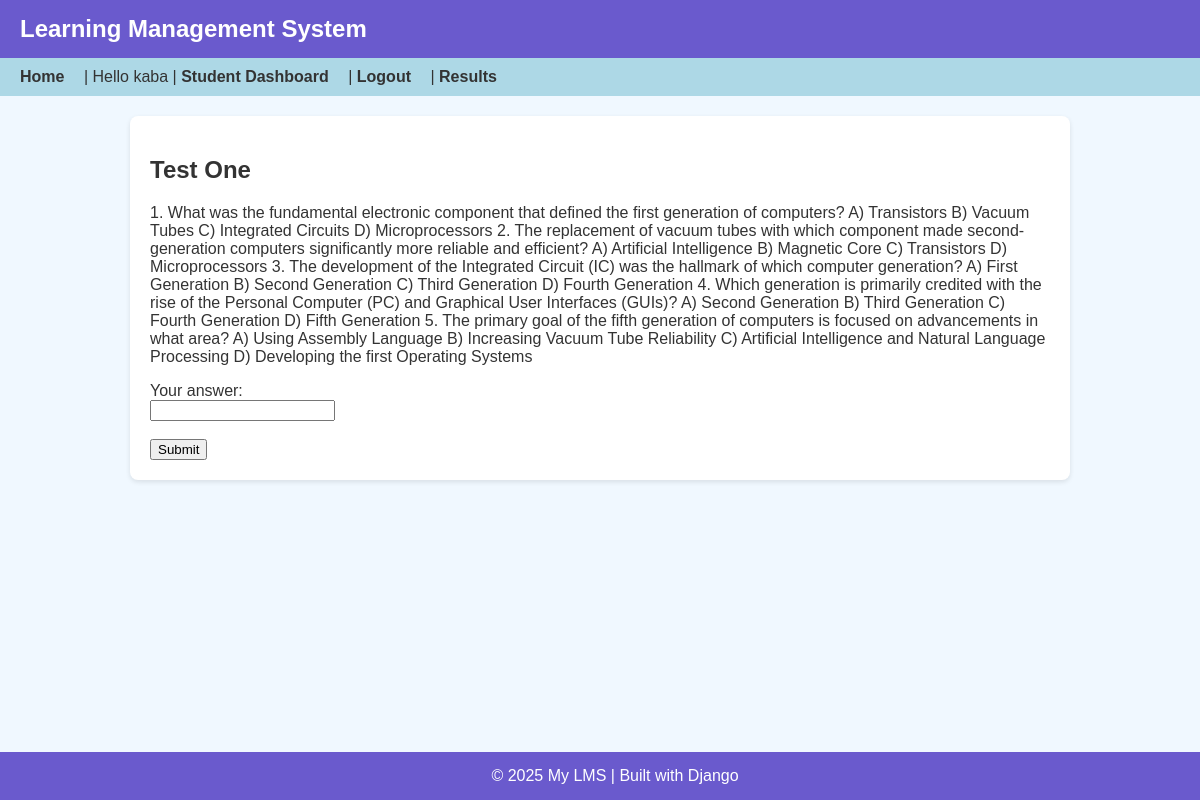
Page /assessments/take/1/ (signed in) on the committed database.
### assessments/models.py (models this page shows, shortened)
class Test(models.Model):
    lesson = models.ForeignKey(Lesson, on_delete=models.CASCADE, related_name='tests')
    title = models.CharField(max_length=200)
    question = models.TextField()
    correct_answer = models.CharField(max_length=200)

### assessments/views.py (the view, shortened to what this page needs)
# urls.py: path('take/<int:test_id>/', views.take_test, name='take_test'),
@login_required
def take_test(request, test_id):
    test = get_object_or_404(Test, id=test_id)
    return render(request, 'assessments/take_test.html', {'test': test})

### assessments/templates/assessments/take_test.html (shortened to what this page needs)
{% extends "base.html" %}
{% block content %}
<h2>{{ test.title }}</h2>
<p>{{ test.question }}</p>
<form method="post">
  <label>Your answer:</label><br>
  <input name="answer" required><br><br>
  <button type="submit">Submit</button>
</form>
{% endblock %}

### templates/base.html (shortened to what this page needs)
{% load static %}
<!DOCTYPE html>
<html lang="en">
<head>
    <link rel="stylesheet" href="{% static 'css/base.css' %}">
</head>
<body>
    <header>
        Learning Management System
    </header>
    <nav>
        <a href="{% url 'courses:home' %}">Home</a> |
        {% if user.is_authenticated %}
            Hello {{ user.username }} |
            {% if user.profile.role == 'teacher' %}
                <a href="{% url 'courses:teacher_dashboard' %}">Teacher Dashboard</a> |
            {% elif user.profile.role == 'student' %}
                <a href="{% url 'courses:student_dashboard' %}">Student Dashboard</a> |
            {% endif %}
            <a href="{% url 'accounts:logout' %}">Logout</a> |
            <a href="{% url 'assessments:results' %}">Results</a>
        {% else %}
            <a href="{% url 'accounts:login' %}">Login</a> |
            <a href="{% url 'accounts:register' %}">Register</a>
        {% endif %}
    </nav>
    <div class="container">
        {% block content %}{% endblock %}
    </div>
    <footer>
        © 2025 My LMS | Built with Django
    </footer>
</body>
</html>

### static/css/base.css (style rules this page uses)
body { font-family: Arial, sans-serif; background-color: #f0f8ff; color: #333; margin: 0; padding: 0; }
header { background-color: #6a5acd; color: white; padding: 15px 20px; }
nav a { color: white; text-decoration: none; margin-right: 15px; }
footer { background-color: #6a5acd; color: white; text-align: center; padding: 10px; position: fixed; width: 100%; bottom: 0; }
.container { max-width: 900px; margin: auto; }

### templates/base.html (style rules this page uses)
body { font-family: Arial, sans-serif; margin: 0; background-color: #f0f8ff; color: #333; }
header { background-color: #6a5acd; color: white; padding: 15px 20px; font-size: 24px; font-weight: bold; }
nav { background-color: #add8e6; padding: 10px 20px; }
nav a { margin-right: 15px; text-decoration: none; color: #333; font-weight: bold; }
.container { max-width: 900px; margin: 20px auto; padding: 20px; background-color: white; border-radius: 8px; box-shadow: 0 2px 5px rgba(0,0,0,0.1); }
footer { text-align: center; padding: 15px; background-color: #6a5acd; color: white; position: fixed; width: 100%; bottom: 0; }

### rows in the picture
Test: title "Test One", question "1. What was the fundamental electronic component that defined the first generation of computers? A) Transistors B) Vacuum Tubes C) Integrated Circuits D) Microprocessors 2. The replacement of vacuum tubes with which component made second-generation computers significantly more reliable and efficient? A) Artificial Intelligence B) Magnetic Core C) Transistors D) Microprocessors 3. The development of the Integrated Circuit (IC) was the hallmark of which computer generation? A) First Generation B) Second Generation C) Third Generation D) Fourth Generation 4. Which generation is primarily credited with the rise of the Personal Computer (PC) and Graphical User Interfaces (GUIs)? A) Second…"

### other values in the picture
{{ user.username }} "kaba"
